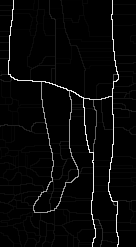
%> input picture TrainingExamples/data/Images/LowerBody3_ucm.bmp, 136 x 247 px
$ octave createTemplate.m   (GNU Octave 9; MATLAB toolbox functions it lacks are replaced by stand-ins)
%> lines starting %> are read from the running program, lines starting %| are printed output that depends on the picture; in (x1, y1, x2, y2) boxes, pixels count from 0 and x2, y2 are one past the last pixel; in counts of white or black regions, pixels touching at a corner belong together; the program's own positions count from 1
Theta = [220, 230, 250, 280];
Lambda = [8, 20, 30, 40, 50];

%% Create the template and angles Template framed at the righ   t point
file = '/Users/giu/Documents/Winston/BSR/grouping/data/LowerBody3_ucm.bmp';

CenterT = [76; 141];
ucm = imread(file, 'bmp');
%> ucm is the input picture: size 247x136 uint8; min 0, max 233, mean 7.8
bdryT = (ucm >= 60);
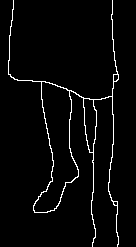
%> bdryT: size 247x136 logical; 3.2% white in thin lines or dots, all inside (x1, y1, x2, y2) = (8, 0, 119, 247)
T = [];
N_T = size(T,2);
anglesTemplate = zeros(size(bdryT,1), size(bdryT,2));
for i = 1:size(bdryT,1)
    for j = 1:size(bdryT,2)
        if (bdryT(i,j) == 1),
            T = [T, [i;j]];
            t = [i;j];
            anglesTemplate(i,j) = getAngleOfElementsOnBall5x5(t, bdryT);
        end
    end
end
%> after the loop, T = 1079 columns, first 8: [1 1 2 2 3 3 4 4; 14 113 14 113 14 113 14 113]; t = [247; 118]
T = T - repmat(CenterT, 1, size(T,2));
%> T = 1079 columns, first 8: [-75 -75 -74 -74 -73 -73 -72 -72; -127 -28 -127 -28 -127 -28 -127 -28]

%% Learning the distance to Template framed at point (500,500)
% [19 lines of commented-out code are left out]

$ run again, with TrainingExamples/data/Images/LowerBody2_ucm.bmp copied over TrainingExamples/data/Images/LowerBody3_ucm.bmp
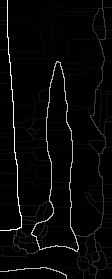
%> input picture TrainingExamples/data/Images/LowerBody2_ucm.bmp, 112 x 279 px
%> ucm is the input picture: size 279x112 uint8; min 0, max 245, mean 7.6
%> `bdryT = (ucm >= 60);`:
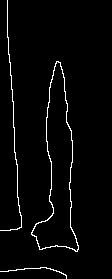
%> bdryT: size 279x112 logical; 2.7% white in thin lines or dots, all inside (x1, y1, x2, y2) = (0, 0, 79, 279)
%> after the loop `for i = 1:size(bdryT,1)`: T = 858 columns, first 8: [1 2 3 4 5 6 7 8; 8 8 8 8 8 8 8 8]; t = [279; 67]
%> `T = T - repmat(CenterT, 1, size(T,2));`: T = 858 columns, first 8: [-75 -74 -73 -72 -71 -70 -69 -68; -133 -133 -133 -133 -133 -133 -133 -133]

$ run again, with TrainingExamples/data/Images/LowerBody_ucm.bmp copied over TrainingExamples/data/Images/LowerBody3_ucm.bmp
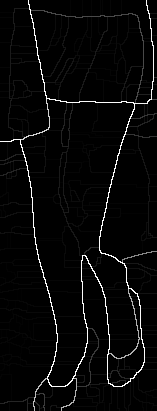
%> input picture TrainingExamples/data/Images/LowerBody_ucm.bmp, 157 x 411 px
%> ucm is the input picture: size 411x157 uint8; min 0, max 251, mean 8.1
%> `bdryT = (ucm >= 60);`:
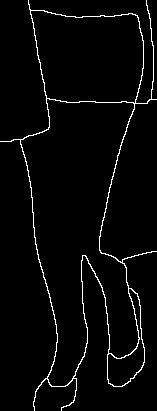
%> bdryT: size 411x157 logical; 3% white in thin lines or dots
%> after the loop `for i = 1:size(bdryT,1)`: T = 1955 columns, first 8: [1 1 2 2 3 3 4 4; 29 147 29 147 29 147 29 147]; t = [411; 62]
%> `T = T - repmat(CenterT, 1, size(T,2));`: T = 1955 columns, first 8: [-75 -75 -74 -74 -73 -73 -72 -72; -112 6 -112 6 -112 6 -112 6]
